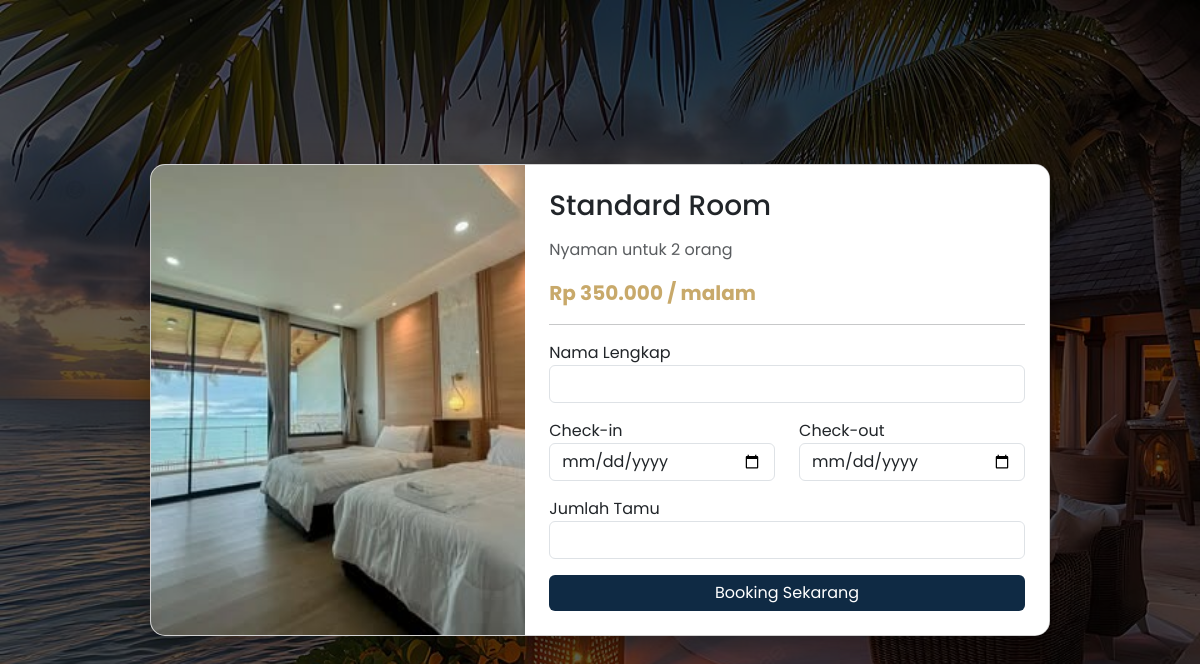
Screenshot of /booking.php?id=1 (signed in) with the database file from the repository.
### tables this page shows
CREATE TABLE `kamar` (
  `id` int(11) NOT NULL,
  `nama` varchar(100) DEFAULT NULL,
  `deskripsi` text DEFAULT NULL,
  `harga` int(11) DEFAULT NULL,
  `fitur` text DEFAULT NULL,
  `gambar` varchar(255) DEFAULT NULL,
  `badge` varchar(50) DEFAULT NULL,
  `jumlah_unit` int(11) DEFAULT NULL
);

### booking.php (the view, shortened to what this page needs)
<?php
include 'koneksi.php';
$id = (int) $_GET['id'];
$query = mysqli_query($conn, "SELECT * FROM kamar WHERE id=$id");
$k = mysqli_fetch_assoc($query);
$today = date('Y-m-d');
$q = mysqli_query($conn, "
SELECT COUNT(*) as total FROM booking
WHERE kamar_id = $id
AND status != 'cancelled'
AND (checkin <= '$today' AND checkout > '$today')
");
$data = mysqli_fetch_assoc($q);
$sisa = $k['jumlah_unit'] - $data['total'];
?>
<!DOCTYPE html>
<html lang="en">
<head>
<link href="https://cdn.jsdelivr.net/npm/bootstrap@5.3.8/dist/css/bootstrap.min.css" rel="stylesheet">
</head>
<body>
<div class="overlay d-flex justify-content-center align-items-center">
    <div class="card booking-card">
        <div class="row g-0">
            <div class="col-md-5">
                <img src="<?= $k['gambar']; ?>" class="img-fluid room-img">
            </div>
            <div class="col-md-7 p-4 bg-white">
                <h3 class="mb-3"><?= $k['nama']; ?></h3>
                <p class="text-muted"><?= $k['deskripsi']; ?></p>
                <p class="price">
                    Rp <?= number_format($k['harga'],0,',','.'); ?> / malam
                </p>
                <hr>
                <form action="proses_booking.php" method="POST">
                    <div class="mb-3">
                        <label>Nama Lengkap</label>
                        <input type="text" name="nama" class="form-control" required>
                    </div>
                    <div class="row">
                        <div class="col-md-6 mb-3">
                            <label>Check-in</label>
                            <input type="date" name="checkin" class="form-control" min="<?= date('Y-m-d'); ?>" required>
                        </div>
                        <div class="col-md-6 mb-3">
                            <label>Check-out</label>
                            <input type="date" name="checkout" class="form-control" required>
                        </div>
                    </div>
                    <div class="mb-3">
                        <label>Jumlah Tamu</label>
                        <input type="number" name="jumlah_tamu" class="form-control" min="1" required>
                    </div>
                    <?php if($sisa > 0): ?>
                        <button type="submit" class="btn btn-primary w-100">
                            Booking Sekarang
                        </button>
                    <?php else: ?>
                        <button type="button" class="btn btn-secondary w-100" disabled>
                            Kamar Penuh
                        </button>
                    <?php endif; ?>
                </form>
            </div>
        </div>
    </div>
</div>
</body>
</html>

### booking.php (style rules this page uses)
body { font-family: 'Poppins', sans-serif; background: url('img/hotel.jpg') no-repeat center center/cover; height: 100vh; margin: 0; }
.overlay { position: absolute; top:0; left:0; width:100%; height:100%; background: rgba(0,0,0,0.6); }
.booking-card { border-radius: 15px; overflow: hidden; width: 900px; z-index: 2; position: relative; box-shadow: 0 10px 30px rgba(0,0,0,0.3); animation: fadeIn 0.5s ease; }
.room-img { height: 100%; object-fit: cover; }
.price { color: #c8a96a; font-weight: bold; font-size: 20px; }
.btn-primary { background-color: #0f2a44; border: none; }

### rows the page displays
kamar: gambar (picture), nama "Standard Room", deskripsi "Nyaman untuk 2 orang", harga "350.000"
